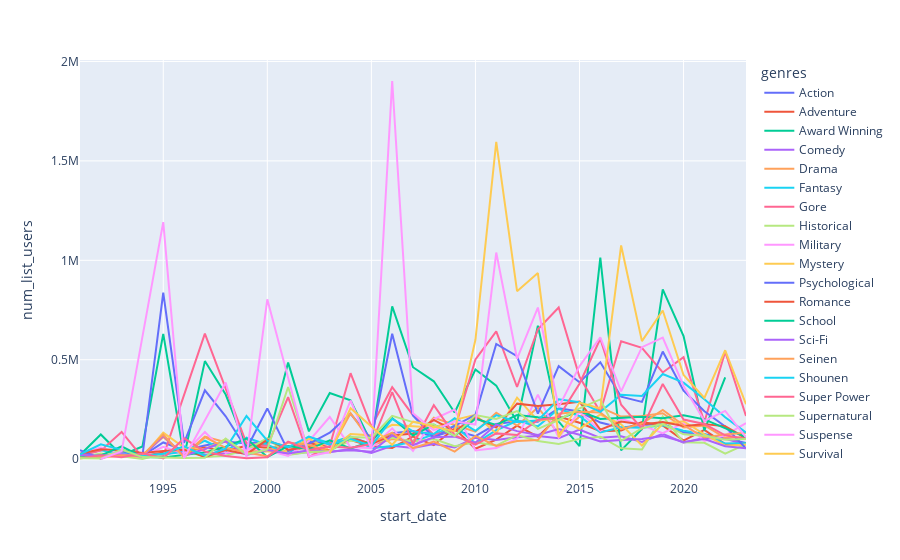

Notebook source saved alongside this figure:
### Code cell
gen_views_tempo = data[data["start_date"]>1990].explode("genres")
gen_views_tempo = gen_views_tempo.copy()[gen_views_tempo["genres"].isin(filtro_genres)]

gen_views_tempo= gen_views_tempo.groupby(["start_date","genres"]).agg({
    "num_list_users": "mean",
    "title":"count"
}).reset_index()


import plotly.express as px

px.line(x="start_date",y="num_list_users",color="genres",data_frame=gen_views_tempo,hover_data=["title"])

### Figure 1 — Plotly figure (JSON) as saved in the notebook; plotly's stock layout.template omitted (floating-point values rounded to 4 significant figures)
{"data": [{"customdata": [[27], [29], [33], [41], [39], [36], [45], [47], [58], [37], [45], [65], [68], [77], [62], [92], [95], [107], [95], [101], [121], [122], [117], [129], [148], [153], [144], [174], [161], [148], [163], [168], [151]], "hovertemplate": "genres=Action<br>start_date=%{x}<br>num_list_users=%{y}<br>title=%{customdata[0]}<extra></extra>", "legendgroup": "Action", "line": {"color": "#636efa", "dash": "solid"}, "marker": {"symbol": "circle"}, "mode": "lines", "name": "Action", "orientation": "v", "showlegend": true, "type": "scatter", "x": [1991, 1992, 1993, 1994, 1995, 1996, 1997, 1998, 1999, 2000, 2001, 2002, 2003, 2004, 2005, 2006, 2007, 2008, 2009, 2010, 2011, 2012, 2013, 2014, 2015, 2016, 2017, 2018, 2019, 2020, 2021, 2022, 2023], "xaxis": "x", "y": [16040.0, 50320.0, 22560.0, 15630.0, 84170.0, 45270.0, 68380.0, 88390.0, 78830.0, 89830.0, 61350.0, 90820.0, 76420.0, 112500.0, 75530.0, 131000.0, 142100.0, 114600.0, 145800.0, 115400.0, 176700.0, 190600.0, 188100.0, 255500.0, 239400.0, 184300.0, 157800.0, 171800.0, 178000.0, 134500.0, 125200.0, 105700.0, 81730.0], "yaxis": "y"}, {"customdata": [[31], [41], [28], [36], [39], [52], [53], [52], [65], [46], [61], [63], [70], [68], [55], [70], [70], [63], [59], [48], [49], [54], [50], [57], [53], [66], [66], [72], [80], [78], [85], [105], [84]], "hovertemplate": "genres=Adventure<br>start_date=%{x}<br>num_list_users=%{y}<br>title=%{customdata[0]}<extra></extra>", "legendgroup": "Adventure", "line": {"color": "#EF553B", "dash": "solid"}, "marker": {"symbol": "circle"}, "mode": "lines", "name": "Adventure", "orientation": "v", "showlegend": true, "type": "scatter", "x": [1991, 1992, 1993, 1994, 1995, 1996, 1997, 1998, 1999, 2000, 2001, 2002, 2003, 2004, 2005, 2006, 2007, 2008, 2009, 2010, 2011, 2012, 2013, 2014, 2015, 2016, 2017, 2018, 2019, 2020, 2021, 2022, 2023], "xaxis": "x", "y": [15230.0, 18040.0, 28220.0, 15050.0, 33800.0, 35610.0, 58060.0, 42990.0, 67110.0, 56930.0, 62550.0, 81740.0, 60500.0, 96025, 65210.0, 56450.0, 114100.0, 70790.0, 154400.0, 52360.0, 98280.0, 168900.0, 112900.0, 214200.0, 183000.0, 140300.0, 144300.0, 187100.0, 170200.0, 93720.0, 147300.0, 76200.0, 78950.0], "yaxis": "y"}, {"customdata": [[2], [2], [2], [2], [4], [1], [3], [9], [4], [5], [4], [10], [6], [7], [5], [6], [5], [7], [6], [5], [8], [8], [9], [8], [6], [6], [3], [7], [5], [6], [8], [4]], "hovertemplate": "genres=Award Winning<br>start_date=%{x}<br>num_list_users=%{y}<br>title=%{customdata[0]}<extra></extra>", "legendgroup": "Award Winning", "line": {"color": "#00cc96", "dash": "solid"}, "marker": {"symbol": "circle"}, "mode": "lines", "name": "Award Winning", "orientation": "v", "showlegend": true, "type": "scatter", "x": [1991, 1992, 1993, 1994, 1995, 1996, 1997, 1998, 1999, 2000, 2001, 2002, 2003, 2004, 2005, 2006, 2007, 2008, 2009, 2010, 2011, 2012, 2013, 2014, 2015, 2016, 2017, 2018, 2019, 2020, 2021, 2022], "xaxis": "x", "y": [21260.0, 124200.0, 19900.0, 64140, 629800.0, 13177, 493233, 324900.0, 58990.0, 80982, 485500.0, 139900.0, 332500.0, 296100.0, 81160.0, 768500.0, 462400.0, 391600.0, 235000.0, 450500.0, 370000.0, 187000.0, 671600.0, 189100.0, 65840.0, 1013692, 44406, 151900.0, 854100.0, 619300.0, 144400.0, 411700.0], "yaxis": "y"}, {"customdata": [[40], [39], [45], [40], [53], [55], [57], [60], [75], [58], [78], [96], [86], [102], [99], [138], [114], [133], [140], [140], [158], [173], [172], [195], [167], [174], [156], [158], [145], [124], [135], [135], [116]], "hovertemplate": "genres=Comedy<br>start_date=%{x}<br>num_list_users=%{y}<br>title=%{customdata[0]}<extra></extra>", "legendgroup": "Comedy", "line": {"color": "#ab63fa", "dash": "solid"}, "marker": {"symbol": "circle"}, "mode": "lines", "name": "Comedy", "orientation": "v", "showlegend": true, "type": "scatter", "x": [1991, 1992, 1993, 1994, 1995, 1996, 1997, 1998, 1999, 2000, 2001, 2002, 2003, 2004, 2005, 2006, 2007, 2008, 2009, 2010, 2011, 2012, 2013, 2014, 2015, 2016, 2017, 2018, 2019, 2020, 2021, 2022, 2023], "xaxis": "x", "y": [9484.0, 20560.0, 14820.0, 17490.0, 24930.0, 40510.0, 21860.0, 30130.0, 33250.0, 43740.0, 24270.0, 36090.0, 34750.0, 52270.0, 31640.0, 67180.0, 55990.0, 76360.0, 58970.0, 108300.0, 95910.0, 110200.0, 116300.0, 105000.0, 148200.0, 107400.0, 115300.0, 87050.0, 127700.0, 83160.0, 107600.0, 101900.0, 73500.0], "yaxis": "y"}, {"customdata": [[23], [25], [25], [22], [24], [28], [20], [33], [35], [26], [52], [52], [57], [75], [78], [74], [70], [49], [45], [33], [52], [55], [43], [44], [54], [64], [71], [84], [68], [59], [85], [45], [50]], "hovertemplate": "genres=Drama<br>start_date=%{x}<br>num_list_users=%{y}<br>title=%{customdata[0]}<extra></extra>", "legendgroup": "Drama", "line": {"color": "#FFA15A", "dash": "solid"}, "marker": {"symbol": "circle"}, "mode": "lines", "name": "Drama", "orientation": "v", "showlegend": true, "type": "scatter", "x": [1991, 1992, 1993, 1994, 1995, 1996, 1997, 1998, 1999, 2000, 2001, 2002, 2003, 2004, 2005, 2006, 2007, 2008, 2009, 2010, 2011, 2012, 2013, 2014, 2015, 2016, 2017, 2018, 2019, 2020, 2021, 2022, 2023], "xaxis": "x", "y": [18560.0, 16790.0, 28110.0, 20240.0, 111100.0, 20550.0, 112900.0, 86020.0, 35753, 50990.0, 38360.0, 60730.0, 83340.0, 107600.0, 69810.0, 101700.0, 90800.0, 208700.0, 172000.0, 138400.0, 233600.0, 168700.0, 260300.0, 129100.0, 213900.0, 260900.0, 214200.0, 216700.0, 230800.0, 159200.0, 169600.0, 107800.0, 109900.0], "yaxis": "y"}, {"customdata": [[25], [32], [30], [25], [39], [33], [32], [31], [39], [35], [45], [49], [46], [49], [63], [88], [83], [72], [69], [61], [80], [84], [103], [109], [112], [125], [142], [118], [128], [139], [174], [176], [168]], "hovertemplate": "genres=Fantasy<br>start_date=%{x}<br>num_list_users=%{y}<br>title=%{customdata[0]}<extra></extra>", "legendgroup": "Fantasy", "line": {"color": "#19d3f3", "dash": "solid"}, "marker": {"symbol": "circle"}, "mode": "lines", "name": "Fantasy", "orientation": "v", "showlegend": true, "type": "scatter", "x": [1991, 1992, 1993, 1994, 1995, 1996, 1997, 1998, 1999, 2000, 2001, 2002, 2003, 2004, 2005, 2006, 2007, 2008, 2009, 2010, 2011, 2012, 2013, 2014, 2015, 2016, 2017, 2018, 2019, 2020, 2021, 2022, 2023], "xaxis": "x", "y": [15900.0, 45390.0, 28230.0, 20850.0, 23470.0, 38070.0, 92730.0, 41210.0, 108200.0, 72750.0, 26140.0, 112000.0, 81960.0, 113800.0, 55350.0, 66140.0, 87410.0, 124700.0, 167100.0, 79580.0, 145400.0, 193100.0, 165000.0, 253400.0, 217400.0, 134700.0, 160300.0, 157600.0, 170600.0, 142900.0, 126500.0, 78310.0, 80280.0], "yaxis": "y"}, {"customdata": [[2], [1], [1], [3], [2], [1], [1], [2], [3], [1], [4], [5], [7], [5], [10], [5], [4], [5], [6], [9], [8], [10], [6], [13], [9], [15], [11], [8], [4], [7], [10]], "hovertemplate": "genres=Gore<br>start_date=%{x}<br>num_list_users=%{y}<br>title=%{customdata[0]}<extra></extra>", "legendgroup": "Gore", "line": {"color": "#FF6692", "dash": "solid"}, "marker": {"symbol": "circle"}, "mode": "lines", "name": "Gore", "orientation": "v", "showlegend": true, "type": "scatter", "x": [1991, 1992, 1993, 1994, 1995, 1997, 1999, 2000, 2001, 2002, 2003, 2004, 2005, 2006, 2007, 2008, 2009, 2010, 2011, 2012, 2013, 2014, 2015, 2016, 2017, 2018, 2019, 2020, 2021, 2022, 2023], "xaxis": "x", "y": [18201, 42601, 137185, 8751.0, 14667, 631387, 79707, 66401, 311800.0, 11327, 65810.0, 432300.0, 163400.0, 361900.0, 221100.0, 122500.0, 146900.0, 501693, 642500.0, 362900.0, 653100.0, 762500.0, 414200.0, 236800.0, 592700.0, 560300.0, 436000.0, 513200.0, 186504, 540100.0, 217400.0], "yaxis": "y"}, {"customdata": [[10], [9], [12], [7], [7], [10], [10], [3], [7], [8], [13], [12], [12], [18], [19], [13], [23], [19], [19], [30], [27], [27], [15], [22], [20], [31], [35], [39], [28], [34], [49], [36], [36]], "hovertemplate": "genres=Historical<br>start_date=%{x}<br>num_list_users=%{y}<br>title=%{customdata[0]}<extra></extra>", "legendgroup": "Historical", "line": {"color": "#B6E880", "dash": "solid"}, "marker": {"symbol": "circle"}, "mode": "lines", "name": "Historical", "orientation": "v", "showlegend": true, "type": "scatter", "x": [1991, 1992, 1993, 1994, 1995, 1996, 1997, 1998, 1999, 2000, 2001, 2002, 2003, 2004, 2005, 2006, 2007, 2008, 2009, 2010, 2011, 2012, 2013, 2014, 2015, 2016, 2017, 2018, 2019, 2020, 2021, 2022, 2023], "xaxis": "x", "y": [10130.0, 29050.0, 14630.0, 1064, 26590.0, 55827, 11540.0, 17357, 47950.0, 104900.0, 20650.0, 35410.0, 43580.0, 93920.0, 80860.0, 108100.0, 89100.0, 101100.0, 65220.0, 85320.0, 68500.0, 121400.0, 91210.0, 76890.0, 102100.0, 113000.0, 54910.0, 48260.0, 214900.0, 84960.0, 82230.0, 27470.0, 75960.0], "yaxis": "y"}, {"customdata": [[3], [5], [7], [8], [5], [6], [5], [7], [8], [6], [8], [14], [8], [18], [21], [23], [13], [13], [17], [20], [14], [18], [15], [12], [22], [21], [21], [26], [27], [17], [24], [16], [3]], "hovertemplate": "genres=Military<br>start_date=%{x}<br>num_list_users=%{y}<br>title=%{customdata[0]}<extra></extra>", "legendgroup": "Military", "line": {"color": "#FF97FF", "dash": "solid"}, "marker": {"symbol": "circle"}, "mode": "lines", "name": "Military", "orientation": "v", "showlegend": true, "type": "scatter", "x": [1991, 1992, 1993, 1994, 1995, 1996, 1997, 1998, 1999, 2000, 2001, 2002, 2003, 2004, 2005, 2006, 2007, 2008, 2009, 2010, 2011, 2012, 2013, 2014, 2015, 2016, 2017, 2018, 2019, 2020, 2021, 2022, 2023], "xaxis": "x", "y": [25990.0, 58516, 23790.0, 15320.0, 61730.0, 27790.0, 136500.0, 31370.0, 52316, 44910.0, 16850.0, 90940.0, 212053, 59370.0, 56260.0, 155200.0, 41270.0, 201900.0, 249100.0, 43410.0, 55910.0, 103600.0, 324300.0, 107700.0, 239000.0, 142300.0, 202400.0, 169700.0, 131200.0, 181000.0, 92110.0, 119300.0, 181624], "yaxis": "y"}, {"customdata": [[7], [4], [5], [5], [5], [7], [7], [9], [12], [11], [10], [15], [18], [19], [17], [24], [26], [28], [25], [18], [28], [29], [18], [31], [30], [39], [36], [31], [32], [29], [40], [29], [25]], "hovertemplate": "genres=Mystery<br>start_date=%{x}<br>num_list_users=%{y}<br>title=%{customdata[0]}<extra></extra>", "legendgroup": "Mystery", "line": {"color": "#FECB52", "dash": "solid"}, "marker": {"symbol": "circle"}, "mode": "lines", "name": "Mystery", "orientation": "v", "showlegend": true, "type": "scatter", "x": [1991, 1992, 1993, 1994, 1995, 1996, 1997, 1998, 1999, 2000, 2001, 2002, 2003, 2004, 2005, 2006, 2007, 2008, 2009, 2010, 2011, 2012, 2013, 2014, 2015, 2016, 2017, 2018, 2019, 2020, 2021, 2022, 2023], "xaxis": "x", "y": [6380.0, 7757.0, 18938, 10780.0, 133092, 58850.0, 49956, 100400.0, 28440.0, 39550.0, 38180.0, 104400.0, 43100.0, 126600.0, 119800.0, 172600.0, 165000.0, 157900.0, 197500.0, 222800.0, 128855, 309300.0, 193000.0, 205600.0, 151600.0, 224700.0, 174900.0, 68950.0, 178000.0, 190700.0, 124700.0, 67576, 72870.0], "yaxis": "y"}, {"customdata": [[1], [2], [1], [2], [3], [2], [4], [7], [3], [4], [3], [6], [6], [18], [9], [11], [11], [10], [8], [5], [11], [9], [10], [17], [14], [11], [12], [17], [12], [12], [14], [11], [7]], "hovertemplate": "genres=Psychological<br>start_date=%{x}<br>num_list_users=%{y}<br>title=%{customdata[0]}<extra></extra>", "legendgroup": "Psychological", "line": {"color": "#636efa", "dash": "solid"}, "marker": {"symbol": "circle"}, "mode": "lines", "name": "Psychological", "orientation": "v", "showlegend": true, "type": "scatter", "x": [1991, 1992, 1993, 1994, 1995, 1996, 1997, 1998, 1999, 2000, 2001, 2002, 2003, 2004, 2005, 2006, 2007, 2008, 2009, 2010, 2011, 2012, 2013, 2014, 2015, 2016, 2017, 2018, 2019, 2020, 2021, 2022, 2023], "xaxis": "x", "y": [45655, 2181, 39365, 17085, 837500.0, 82290.0, 346376, 215400.0, 51140.0, 255200.0, 41140.0, 76640.0, 133500.0, 228200.0, 101100.0, 630700.0, 219500.0, 107700.0, 167700.0, 223362, 579300.0, 518000.0, 228800.0, 467700.0, 386800.0, 486891, 314200.0, 288100.0, 541000.0, 344200.0, 241074, 164000.0, 53940.0], "yaxis": "y"}, {"customdata": [[9], [14], [14], [19], [24], [26], [15], [18], [25], [20], [33], [42], [46], [45], [59], [64], [57], [59], [55], [41], [55], [74], [57], [67], [56], [62], [69], [62], [51], [42], [45], [47], [50]], "hovertemplate": "genres=Romance<br>start_date=%{x}<br>num_list_users=%{y}<br>title=%{customdata[0]}<extra></extra>", "legendgroup": "Romance", "line": {"color": "#EF553B", "dash": "solid"}, "marker": {"symbol": "circle"}, "mode": "lines", "name": "Romance", "orientation": "v", "showlegend": true, "type": "scatter", "x": [1991, 1992, 1993, 1994, 1995, 1996, 1997, 1998, 1999, 2000, 2001, 2002, 2003, 2004, 2005, 2006, 2007, 2008, 2009, 2010, 2011, 2012, 2013, 2014, 2015, 2016, 2017, 2018, 2019, 2020, 2021, 2022, 2023], "xaxis": "x", "y": [26844, 50380.0, 44450.0, 30690.0, 40690.0, 46960.0, 10680.0, 46130.0, 25520.0, 98040.0, 47670.0, 61510.0, 42870.0, 108600.0, 76170.0, 119663, 128500.0, 197700.0, 140900.0, 209500.0, 158998, 279300.0, 266900.0, 276000.0, 289300.0, 148800.0, 189300.0, 174300.0, 186700.0, 166300.0, 176200.0, 165400.0, 105100.0], "yaxis": "y"}, {"customdata": [[9], [5], [7], [10], [8], [8], [7], [11], [9], [6], [16], [16], [12], [25], [21], [38], [53], [54], [50], [55], [70], [98], [91], [105], [100], [101], [101], [66], [84], [57], [53], [53], [54]], "hovertemplate": "genres=School<br>start_date=%{x}<br>num_list_users=%{y}<br>title=%{customdata[0]}<extra></extra>", "legendgroup": "School", "line": {"color": "#00cc96", "dash": "solid"}, "marker": {"symbol": "circle"}, "mode": "lines", "name": "School", "orientation": "v", "showlegend": true, "type": "scatter", "x": [1991, 1992, 1993, 1994, 1995, 1996, 1997, 1998, 1999, 2000, 2001, 2002, 2003, 2004, 2005, 2006, 2007, 2008, 2009, 2010, 2011, 2012, 2013, 2014, 2015, 2016, 2017, 2018, 2019, 2020, 2021, 2022, 2023], "xaxis": "x", "y": [8432, 19380.0, 63890.0, 10930.0, 8718.0, 19760.0, 34090.0, 62920.0, 103600.0, 10640.0, 65780.0, 49590.0, 94560.0, 53700.0, 88600.0, 206600.0, 119200.0, 173600.0, 116000.0, 202900.0, 171900.0, 222200.0, 210500.0, 202600.0, 241500.0, 202500.0, 208700.0, 212900.0, 205200.0, 220700.0, 200200.0, 155200.0, 110600.0], "yaxis": "y"}, {"customdata": [[23], [26], [25], [33], [27], [25], [29], [44], [52], [36], [50], [70], [70], [70], [51], [62], [64], [57], [52], [49], [53], [64], [49], [66], [53], [65], [61], [57], [81], [51], [60], [51], [37]], "hovertemplate": "genres=Sci-Fi<br>start_date=%{x}<br>num_list_users=%{y}<br>title=%{customdata[0]}<extra></extra>", "legendgroup": "Sci-Fi", "line": {"color": "#ab63fa", "dash": "solid"}, "marker": {"symbol": "circle"}, "mode": "lines", "name": "Sci-Fi", "orientation": "v", "showlegend": true, "type": "scatter", "x": [1991, 1992, 1993, 1994, 1995, 1996, 1997, 1998, 1999, 2000, 2001, 2002, 2003, 2004, 2005, 2006, 2007, 2008, 2009, 2010, 2011, 2012, 2013, 2014, 2015, 2016, 2017, 2018, 2019, 2020, 2021, 2022, 2023], "xaxis": "x", "y": [20980.0, 16880.0, 24790.0, 12360.0, 117300.0, 17200.0, 51200.0, 90290.0, 21270.0, 45560.0, 28280.0, 44820.0, 38280.0, 44960.0, 37590.0, 119400.0, 71000.0, 109800.0, 113900.0, 82990.0, 174100.0, 141000.0, 122000.0, 151700.0, 122500.0, 89520.0, 96970.0, 101300.0, 116700.0, 86030.0, 101000.0, 64670.0, 54620.0], "yaxis": "y"}, {"customdata": [[8], [15], [7], [4], [9], [8], [6], [11], [14], [6], [13], [18], [17], [19], [24], [27], [28], [24], [34], [37], [32], [40], [30], [42], [47], [42], [30], [38], [30], [23], [18], [28], [33]], "hovertemplate": "genres=Seinen<br>start_date=%{x}<br>num_list_users=%{y}<br>title=%{customdata[0]}<extra></extra>", "legendgroup": "Seinen", "line": {"color": "#FFA15A", "dash": "solid"}, "marker": {"symbol": "circle"}, "mode": "lines", "name": "Seinen", "orientation": "v", "showlegend": true, "type": "scatter", "x": [1991, 1992, 1993, 1994, 1995, 1996, 1997, 1998, 1999, 2000, 2001, 2002, 2003, 2004, 2005, 2006, 2007, 2008, 2009, 2010, 2011, 2012, 2013, 2014, 2015, 2016, 2017, 2018, 2019, 2020, 2021, 2022, 2023], "xaxis": "x", "y": [5613.0, 11460.0, 19360.0, 18820.0, 124000.0, 9598.0, 110700.0, 57348, 33110.0, 14545, 83920.0, 71060.0, 39030.0, 231217, 83490.0, 133800.0, 55880.0, 88260.0, 37860.0, 117000.0, 66620.0, 90860.0, 95950.0, 228200.0, 239100.0, 234400.0, 151200.0, 178700.0, 247100.0, 170400.0, 109400.0, 124800.0, 133300.0], "yaxis": "y"}, {"customdata": [[16], [14], [23], [27], [16], [27], [26], [25], [19], [28], [31], [35], [48], [49], [50], [42], [42], [58], [45], [58], [66], [59], [56], [67], [68], [73], [61], [54], [54], [40], [62], [65], [65]], "hovertemplate": "genres=Shounen<br>start_date=%{x}<br>num_list_users=%{y}<br>title=%{customdata[0]}<extra></extra>", "legendgroup": "Shounen", "line": {"color": "#19d3f3", "dash": "solid"}, "marker": {"symbol": "circle"}, "mode": "lines", "name": "Shounen", "orientation": "v", "showlegend": true, "type": "scatter", "x": [1991, 1992, 1993, 1994, 1995, 1996, 1997, 1998, 1999, 2000, 2001, 2002, 2003, 2004, 2005, 2006, 2007, 2008, 2009, 2010, 2011, 2012, 2013, 2014, 2015, 2016, 2017, 2018, 2019, 2020, 2021, 2022, 2023], "xaxis": "x", "y": [24230.0, 75000.0, 46780.0, 15210.0, 26860.0, 64730.0, 16440.0, 52850.0, 217100.0, 93410.0, 60520.0, 113400.0, 72930.0, 102400.0, 66810.0, 202600.0, 139700.0, 126500.0, 205900.0, 142200.0, 221400.0, 186700.0, 194800.0, 301600.0, 286500.0, 238000.0, 324300.0, 318200.0, 428200.0, 384700.0, 301100.0, 210600.0, 133600.0], "yaxis": "y"}, {"customdata": [[4], [4], [2], [5], [2], [7], [5], [3], [4], [1], [7], [5], [10], [8], [16], [11], [16], [14], [27], [28], [35], [23], [18], [25], [22], [15], [15], [37], [24], [17], [13], [13], [7]], "hovertemplate": "genres=Super Power<br>start_date=%{x}<br>num_list_users=%{y}<br>title=%{customdata[0]}<extra></extra>", "legendgroup": "Super Power", "line": {"color": "#FF6692", "dash": "solid"}, "marker": {"symbol": "circle"}, "mode": "lines", "name": "Super Power", "orientation": "v", "showlegend": true, "type": "scatter", "x": [1991, 1992, 1993, 1994, 1995, 1996, 1997, 1998, 1999, 2000, 2001, 2002, 2003, 2004, 2005, 2006, 2007, 2008, 2009, 2010, 2011, 2012, 2013, 2014, 2015, 2016, 2017, 2018, 2019, 2020, 2021, 2022, 2023], "xaxis": "x", "y": [3490.0, 20300.0, 9230, 29900.0, 4202.0, 104602, 38759, 16260.0, 5213.0, 10068, 88670.0, 45929, 64100.0, 57810.0, 76160.0, 336700.0, 76100.0, 271500.0, 121100.0, 73490.0, 129700.0, 121800.0, 196800.0, 211500.0, 379200.0, 605400.0, 273900.0, 153000.0, 377800.0, 199100.0, 177400.0, 119900.0, 100800.0], "yaxis": "y"}, {"customdata": [[8], [4], [4], [6], [3], [10], [9], [8], [6], [15], [10], [16], [15], [25], [34], [39], [30], [34], [28], [49], [60], [46], [35], [41], [40], [54], [52], [60], [44], [34], [55], [31], [34]], "hovertemplate": "genres=Supernatural<br>start_date=%{x}<br>num_list_users=%{y}<br>title=%{customdata[0]}<extra></extra>", "legendgroup": "Supernatural", "line": {"color": "#B6E880", "dash": "solid"}, "marker": {"symbol": "circle"}, "mode": "lines", "name": "Supernatural", "orientation": "v", "showlegend": true, "type": "scatter", "x": [1991, 1992, 1993, 1994, 1995, 1996, 1997, 1998, 1999, 2000, 2001, 2002, 2003, 2004, 2005, 2006, 2007, 2008, 2009, 2010, 2011, 2012, 2013, 2014, 2015, 2016, 2017, 2018, 2019, 2020, 2021, 2022, 2023], "xaxis": "x", "y": [4960.0, 2976.0, 48240.0, 10340.0, 8559.0, 5656.0, 6915.0, 103100.0, 23740.0, 48720.0, 363200.0, 36200.0, 40370.0, 112000.0, 107600.0, 218200.0, 186400.0, 174700.0, 116900.0, 222100.0, 202200.0, 242000.0, 152400.0, 197000.0, 255200.0, 300300.0, 92660.0, 156300.0, 176600.0, 125100.0, 117900.0, 97360.0, 101200.0], "yaxis": "y"}, {"customdata": [[1], [1], [2], [1], [2], [1], [1], [2], [1], [6], [2], [2], [6], [9], [9], [5], [6], [6], [6], [9], [5], [9], [8], [9], [8], [13], [21], [9], [14]], "hovertemplate": "genres=Suspense<br>start_date=%{x}<br>num_list_users=%{y}<br>title=%{customdata[0]}<extra></extra>", "legendgroup": "Suspense", "line": {"color": "#FF97FF", "dash": "solid"}, "marker": {"symbol": "circle"}, "mode": "lines", "name": "Suspense", "orientation": "v", "showlegend": true, "type": "scatter", "x": [1992, 1993, 1995, 1996, 1998, 1999, 2000, 2002, 2003, 2004, 2005, 2006, 2007, 2008, 2009, 2010, 2011, 2012, 2013, 2014, 2015, 2016, 2017, 2018, 2019, 2020, 2021, 2022, 2023], "xaxis": "x", "y": [874, 39365, 1191734, 5145, 385424, 11908, 803885, 13748, 35608, 295033, 52010.0, 1902000.0, 231011, 145300.0, 190274, 174400.0, 1039000.0, 504700.0, 762600.0, 260500.0, 467714, 613035, 341100.0, 563274, 611060, 368400.0, 192300.0, 242500.0, 109700.0], "yaxis": "y"}, {"customdata": [[1], [2], [1], [1], [2], [3], [2], [1], [6], [4], [2], [8], [4], [4], [9], [8], [7], [3], [5]], "hovertemplate": "genres=Survival<br>start_date=%{x}<br>num_list_users=%{y}<br>title=%{customdata[0]}<extra></extra>", "legendgroup": "Survival", "line": {"color": "#FECB52", "dash": "solid"}, "marker": {"symbol": "circle"}, "mode": "lines", "name": "Survival", "orientation": "v", "showlegend": true, "type": "scatter", "x": [2003, 2004, 2006, 2007, 2009, 2010, 2011, 2012, 2013, 2014, 2015, 2016, 2017, 2018, 2019, 2020, 2021, 2022, 2023], "xaxis": "x", "y": [29358, 256688, 72450, 188780, 139700.0, 600200.0, 1595905, 844775, 936000.0, 110700.0, 284616, 254700.0, 1075000.0, 593700.0, 747700.0, 423400.0, 307900.0, 547645, 276574], "yaxis": "y"}], "layout": {"legend": {"title": {"text": "genres"}, "tracegroupgap": 0}, "margin": {"t": 60}, "xaxis": {"anchor": "y", "domain": [0, 1], "title": {"text": "start_date"}}, "yaxis": {"anchor": "x", "domain": [0, 1], "title": {"text": "num_list_users"}}}}
